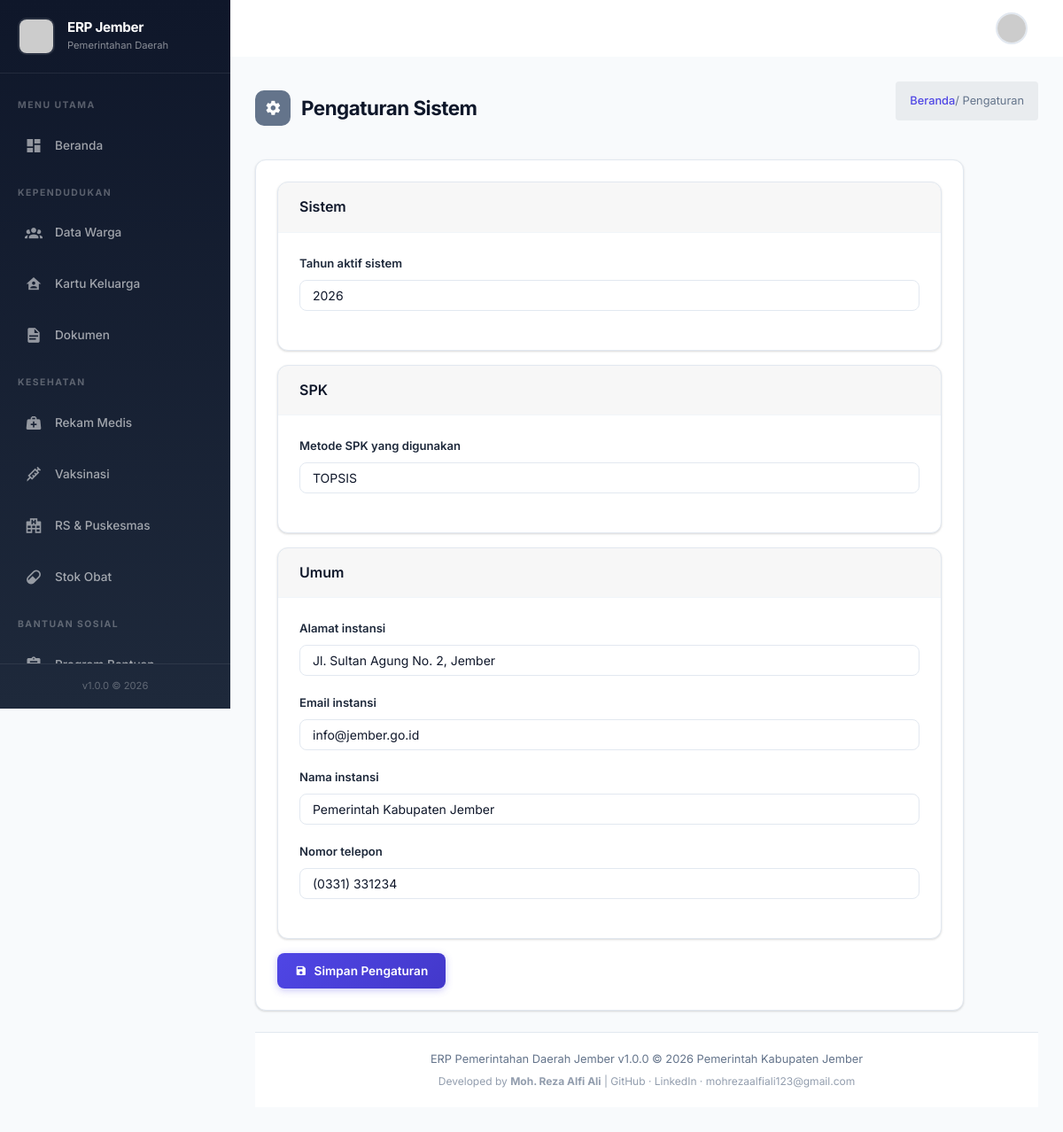
The app's page /modul/admin/settings.php (signed in) with its own data.
### tables this page shows
CREATE TABLE `tbl_pengaturan` (
  `id` int(11) NOT NULL,
  `nama_pengaturan` varchar(100) NOT NULL,
  `nilai` text DEFAULT NULL,
  `deskripsi` text DEFAULT NULL,
  `kategori` varchar(50) DEFAULT 'umum',
  `updated_at` timestamp NOT NULL DEFAULT current_timestamp() ON UPDATE current_timestamp()
);

### includes/functions.php (called while the page is built, shortened)
<?php
function sanitize($data) {
    return htmlspecialchars(trim($data), ENT_QUOTES, 'UTF-8');
}

### modul/admin/settings.php (the view, shortened to what this page needs)
<?php
require_once '../../includes/auth.php';
$settings = $dbh->query("SELECT * FROM tbl_pengaturan ORDER BY kategori, nama_pengaturan")->fetchAll();
$grouped = [];
foreach ($settings as $s) { $grouped[$s->kategori][] = $s; }
?>
<!DOCTYPE html>
<html lang="id">
<?php include '../../includes/head.php'; ?>
<body>
    <?php include '../../includes/header.php'; ?>
    <?php include '../../includes/sidebar.php'; ?>
    <div class="app-main">
        <div class="page-header">
            <h3>
                <span class="icon bg-secondary"><i class="mdi mdi-settings"></i></span>
                Pengaturan Sistem
            </h3>
            <div class="breadcrumb"><a href="../dashboard/index.php">Beranda</a> / Pengaturan</div>
        </div>
        <div class="card" style="max-width:800px;">
            <div class="card-body">
                <form method="post">
                    <?php foreach ($grouped as $kategori => $items): ?>
                    <div class="card mb-3">
                        <div class="card-header"><h5 class="mb-0"><?= sanitize($kategori === 'spk' ? 'SPK' : ucfirst($kategori)) ?></h5></div>
                        <div class="card-body">
                            <?php foreach ($items as $item): ?>
                            <div class="form-group">
                                <label><?= sanitize($item->deskripsi ?? $item->nama_pengaturan) ?></label>
                                <input type="text" class="form-control" name="setting[<?= $item->nama_pengaturan ?>]" value="<?= sanitize($item->nilai) ?>">
                            </div>
                            <?php endforeach; ?>
                        </div>
                    </div>
                    <?php endforeach; ?>
                    <button type="submit" name="submit_settings" class="btn btn-primary"><i class="mdi mdi-content-save"></i> Simpan Pengaturan</button>
                </form>
            </div>
        </div>
        <?php include '../../includes/footer.php'; ?>
    </div>
</body>
</html>

### assets/css/style.css (style rules this page uses)
:root { --primary: #4f46e5; --primary-dark: #4338ca; --primary-light: #818cf8; --primary-50: rgba(79,70,229,0.05); --primary-100: rgba(79,70,229,0.1); --success: #10b981; --success-dark: #059669; --warning: #f59e0b; --warning-dark: #d97706; --danger: #ef4444; --danger-dark: #dc2626; --info: #3b82f6; --info-dark: #2563eb; --dark: #0f172a; --dark-secondary: #1e293b; --gray: #64748b; --gray-light: #94a3b8; --gray-100: #f1f5f9; --gray-200: #e2e8f0; --light: #f8fafc; --white: #ffffff; --sidebar-width: 260px; --sidebar-collapsed: 70px; --header-height: 64px; --shadow-xs: 0 1px 2px rgba(0,0,0,0.05); --shadow: 0 1px 3px rgba(0,0,0,0.1), 0 1px 2px rgba(0,0,0,0.06); --shadow-md: 0 4px 6px -1px rgba(0,0,0,0.1), 0 2px 4px -1px rgba(0,0,0,0.06); --shadow-lg: 0 10px 15px -3px rgba(0,0,0,0.1), 0 4px 6px -2px rgba(0,0,0,0.05); --shadow-xl: 0 20px 25px -5px rgba(0,0,0,0.1), 0 10px 10px -5px rgba(0,0,0,0.04); --radius: 8px; --radius-md: 10px; --radius-lg: 12px; --radius-xl: 16px; --transition: all 0.2s cubic-bezier(0.4, 0, 0.2, 1); --transition-slow: all 0.3s cubic-bezier(0.4, 0, 0.2, 1); }
*, *::before, *::after { box-sizing: border-box; margin: 0; padding: 0; }
html { scroll-behavior: smooth; }
body { font-family: 'Inter', 'Segoe UI', system-ui, -apple-system, sans-serif; background: var(--light); color: var(--dark); line-height: 1.6; overflow-x: hidden; -webkit-font-smoothing: antialiased; -moz-osx-font-smoothing: grayscale; }
a { color: var(--primary); text-decoration: none; transition: var(--transition); }
.app-main { margin-left: var(--sidebar-width); margin-top: var(--header-height); min-height: calc(100vh - var(--header-height)); padding: 28px; transition: var(--transition-slow); animation: fadeIn 0.3s ease-out; }
.page-header { margin-bottom: 28px; display: flex; align-items: center; justify-content: space-between; flex-wrap: wrap; gap: 12px; }
.page-header h3 { font-size: 1.4rem; font-weight: 700; margin: 0; display: flex; align-items: center; gap: 12px; letter-spacing: -0.5px; }
.page-header h3 .icon { width: 40px; height: 40px; border-radius: var(--radius-md); display: inline-flex; align-items: center; justify-content: center; color: var(--white); font-size: 1.2rem; flex-shrink: 0; }
.page-header .breadcrumb { font-size: 0.8rem; color: var(--gray); }
.page-header .breadcrumb a { color: var(--primary); font-weight: 500; }
.card { background: var(--white); border-radius: var(--radius-lg); box-shadow: var(--shadow); border: 1px solid var(--gray-200); margin-bottom: 24px; overflow: hidden; transition: var(--transition); }
.card-header { padding: 18px 24px; border-bottom: 1px solid var(--gray-100); display: flex; align-items: center; justify-content: space-between; flex-wrap: wrap; gap: 12px; }
.card-header h5 { margin: 0; font-size: 1rem; font-weight: 600; color: var(--dark); }
.card-body { padding: 24px; }
.form-control { border: 1.5px solid var(--gray-200); border-radius: var(--radius); padding: 10px 14px; font-size: 0.875rem; transition: var(--transition); background: var(--white); color: var(--dark); width: 100%; }
.form-control::placeholder { color: var(--gray-light); }
.form-group { margin-bottom: 20px; }
.form-group label { font-weight: 600; font-size: 0.82rem; margin-bottom: 8px; color: var(--dark-secondary); display: block; }
.btn { display: inline-flex; align-items: center; justify-content: center; gap: 8px; padding: 10px 20px; border-radius: var(--radius); font-size: 0.85rem; font-weight: 600; border: none; cursor: pointer; transition: var(--transition); text-decoration: none; white-space: nowrap; position: relative; overflow: hidden; }
.btn-primary { background: linear-gradient(135deg, var(--primary) 0%, var(--primary-dark) 100%); color: var(--white); box-shadow: 0 2px 8px rgba(79,70,229,0.3); }
.bg-secondary { background: var(--gray) !important; }
.mb-0 { margin-bottom: 0 !important; }
.mb-3 { margin-bottom: 16px !important; }

### records on screen
tbl_pengaturan: deskripsi "Tahun aktif sistem", nilai "2026"
tbl_pengaturan: deskripsi "Metode SPK yang digunakan", nilai "TOPSIS"
tbl_pengaturan: deskripsi "Alamat instansi", nilai "Jl. Sultan Agung No. 2, Jember"
tbl_pengaturan: deskripsi "Email instansi", nilai "info@jember.go.id"
tbl_pengaturan: deskripsi "Nama instansi", nilai "Pemerintah Kabupaten Jember"
tbl_pengaturan: deskripsi "Nomor telepon", nilai "(0331) 331234"

### other values on screen
APP_VERSION "1.0.0"
$kategori === 'spk' ? 'SPK' : ucfirst($kategori) "Sistem"
$kategori === 'spk' ? 'SPK' : ucfirst($kategori) "SPK"
$kategori === 'spk' ? 'SPK' : ucfirst($kategori) "Umum"
APP_NAME "ERP Pemerintahan Daerah Jember"
